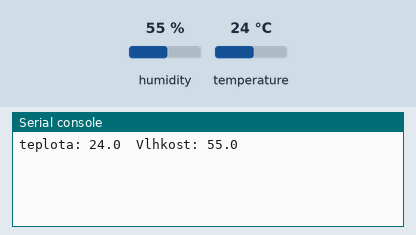
Recording of a program running on a simulated Raspberry Pi Pico running MicroPython. Shown: the last lines printed to the serial console. The test bench sets the inputs (shaded band); at power-on: humidity 55 %, temperature 24 °C.

Above: at 1.2 s.
1.3 s: humidity set to 22 %
At 3.1 s:
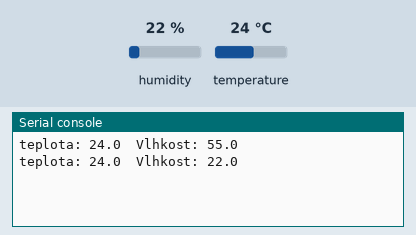
4.0 s: temperature set to 12 °C
At 5.4 s:
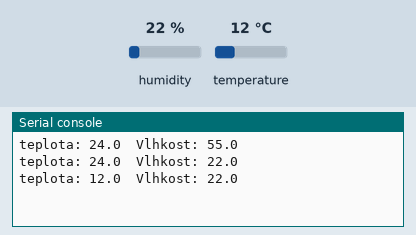
6.7 s: humidity set to 40 %
At 8.9 s:
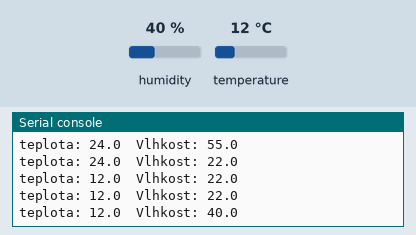
Timing chart, 0 to 10.4 s (numbered marks = the images above; inputs shaded):
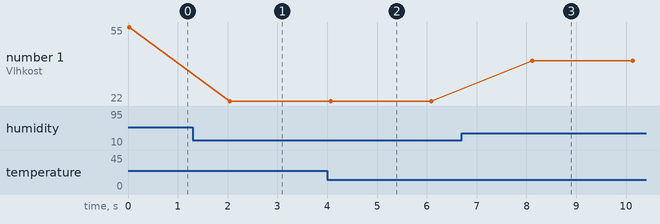

Measured:
- after the input at 1.3 s, the serial console: prints a new line after 0.75 s (image 1)
- after the input at 4.0 s, the serial console: prints a new line after 0.07 s (image 2)
- after the input at 6.7 s, the serial console: prints a new line after 1.4 s (image 3)
- plotted number 1: 55 → 22 after the input at 1.3 s, 22 → 40 after the input at 6.7 s

The program:

temp_hum.py
```python
from machine import Pin
from time import sleep
import dht

sensor = dht.DHT22(Pin(2))

while True:
    sensor.measure()
    temp = sensor.temperature()
    hum = sensor.humidity()
    print(f"teplota: {temp}  Vlhkost: {hum}")
    sleep(2)
```
